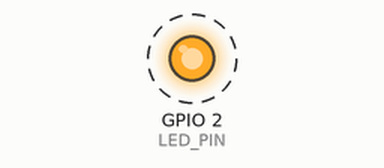
The sketch below on a simulated ESP32. Parts: output pins drawn as LEDs (lit = HIGH). Dashed ring = blinking. What the sketch prints to the serial monitor is not drawn.

Above: at 1.2 s.
Timing chart, 0 to 4.0 s (numbered marks = the images above):
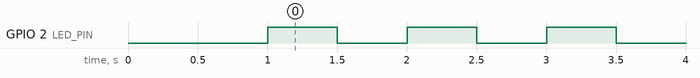

Measured:
- by itself, GPIO 2 (LED_PIN): alternates HIGH for 0.50 s and LOW for 0.50 s

The sketch:

PruebaESP32.ino
```cpp
const int LED_PIN = 2;

void setup() {
  Serial.begin(115200);
  pinMode(LED_PIN, OUTPUT);
  delay(1000);

  Serial.println("PRUEBA DE FUNCIONAMIENTO ESP32");
  Serial.println("JAIME ARTURO MAGANA NERIO");
  Serial.println("Carnet: 00077320");
  Serial.println();
}

void loop() {
  digitalWrite(LED_PIN, HIGH);
  delay(500);
  digitalWrite(LED_PIN, LOW);
  delay(500);

  Serial.print("ESP32 funcionando - Tiempo: ");
  Serial.print(millis() / 1000);
  Serial.println(" s");
}
```
